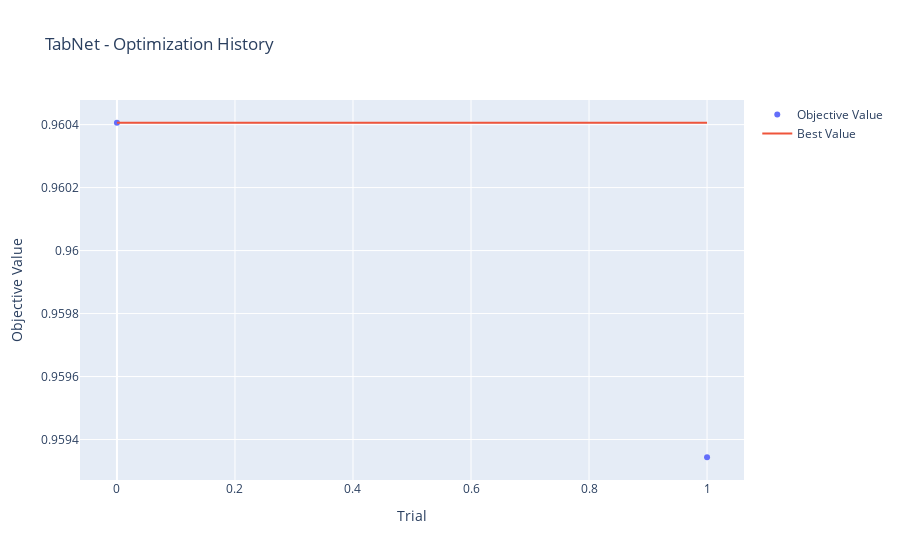
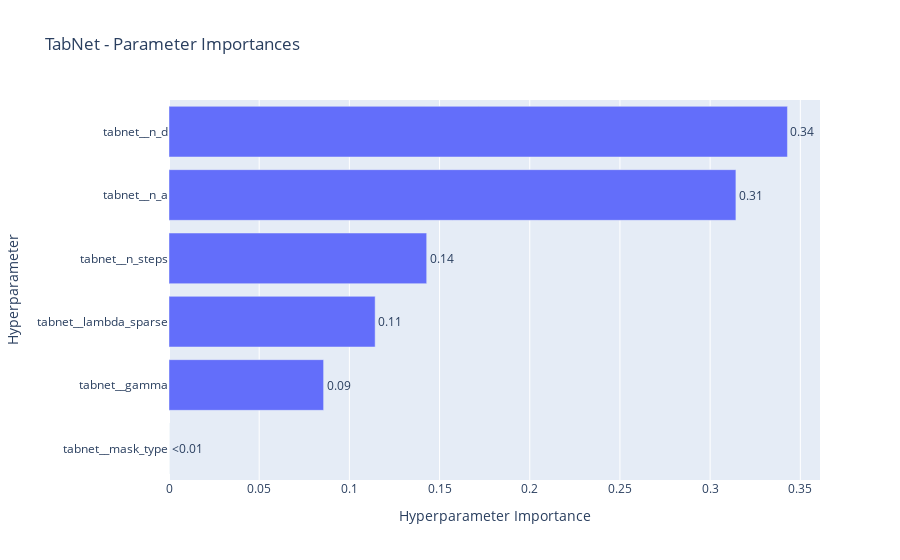

Source (notebook cell) for these figures, in order:
### Markdown cell above
**Optuna Optimization Analysis**

Visualize Optuna optimization history and parameter importance for each model.

### Code cell
# Visualize Optuna optimization for top 3 models
top_models = sorted(training_models, key=lambda x: study_results[x[0]].best_value, reverse=True)[:3]

print("📊 Optuna Optimization Analysis for Top 3 Models")
print("-" * 60)

for name, _ in top_models:
    study = study_results[name]
    print(f"\n{name} - Best Score: {study.best_value:.4f}")
    print(f"Best Parameters: {study.best_params}")
    
    # Plot optimization history
    fig = optuna.visualization.plot_optimization_history(study)
    fig.update_layout(title=f"{name} - Optimization History")
    fig.show()
    
    # Plot parameter importances
    try:
        fig = optuna.visualization.plot_param_importances(study)
        fig.update_layout(title=f"{name} - Parameter Importances")
        fig.show()
    except:
        print(f"  (Not enough trials for parameter importance analysis)")
    
print("\n" + "=" * 60)

### Figure 1 — Plotly figure (JSON) as saved in the notebook; plotly's stock layout.template omitted (floating-point values rounded to 4 significant figures)
{"data": [{"mode": "markers", "name": "Objective Value", "type": "scatter", "x": [0, 1], "y": [0.9604, 0.9593]}, {"mode": "lines", "name": "Best Value", "type": "scatter", "x": [0, 1], "y": [0.9604, 0.9604]}, {"marker": {"color": "#cccccc"}, "mode": "markers", "name": "Infeasible Trial", "showlegend": false, "type": "scatter", "x": [], "y": []}], "layout": {"title": {"text": "TabNet - Optimization History"}, "xaxis": {"title": {"text": "Trial"}}, "yaxis": {"title": {"text": "Objective Value"}}}}

### Figure 2 — Plotly figure (JSON) as saved in the notebook; plotly's stock layout.template omitted (floating-point values rounded to 4 significant figures)
{"data": [{"cliponaxis": false, "hovertemplate": ["tabnet__mask_type (CategoricalDistribution): 0.0<extra></extra>", "tabnet__gamma (FloatDistribution): 0.08571428571428572<extra></extra>", "tabnet__lambda_sparse (FloatDistribution): 0.11428571428571428<extra></extra>", "tabnet__n_steps (IntDistribution): 0.14285714285714285<extra></extra>", "tabnet__n_a (CategoricalDistribution): 0.3142857142857143<extra></extra>", "tabnet__n_d (CategoricalDistribution): 0.34285714285714286<extra></extra>"], "name": "Objective Value", "orientation": "h", "text": ["<0.01", "0.09", "0.11", "0.14", "0.31", "0.34"], "textposition": "outside", "type": "bar", "x": [0, 0.08571, 0.1143, 0.1429, 0.3143, 0.3429], "y": ["tabnet__mask_type", "tabnet__gamma", "tabnet__lambda_sparse", "tabnet__n_steps", "tabnet__n_a", "tabnet__n_d"]}], "layout": {"title": {"text": "TabNet - Parameter Importances"}, "xaxis": {"title": {"text": "Hyperparameter Importance"}}, "yaxis": {"title": {"text": "Hyperparameter"}}}}
